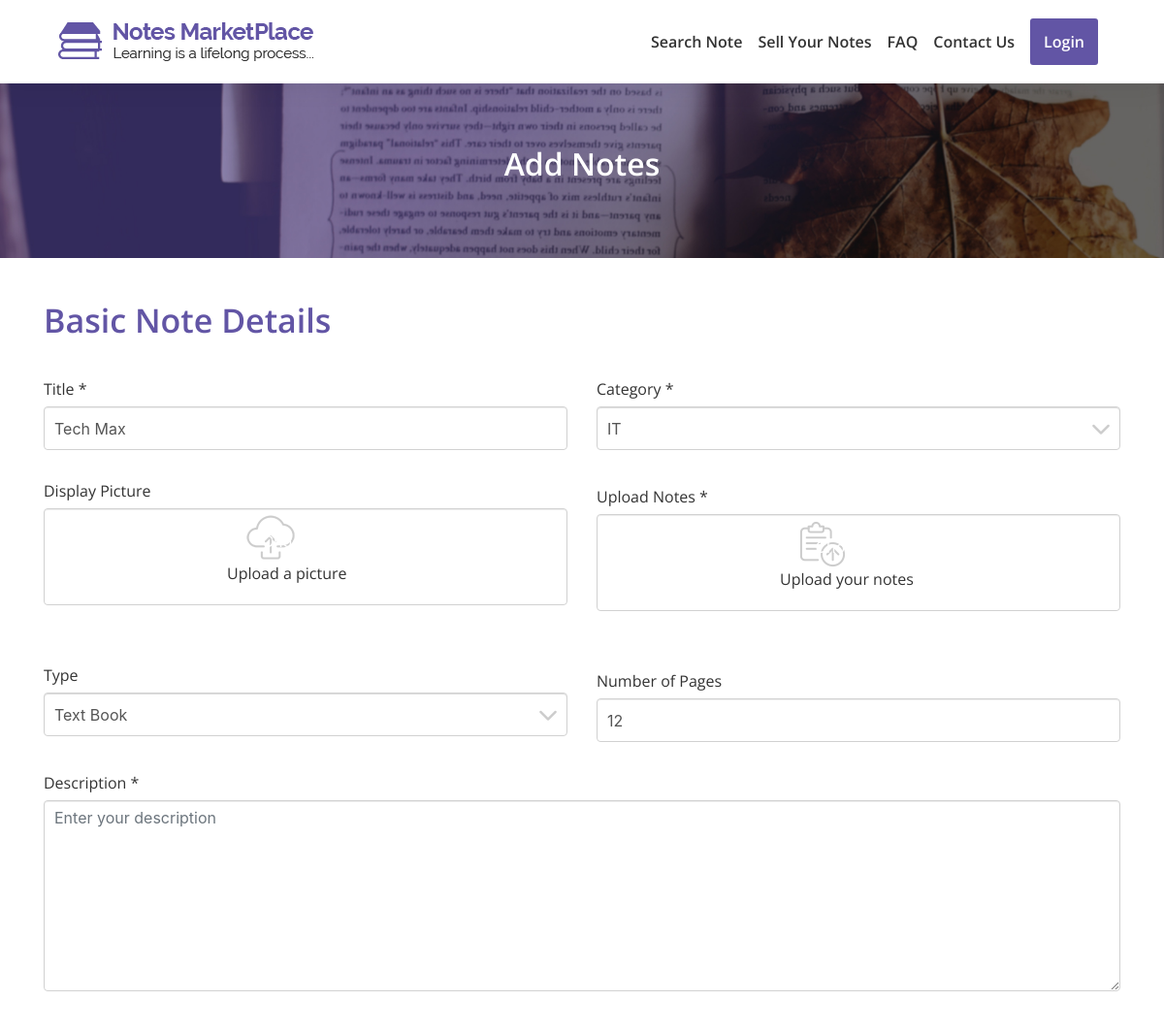
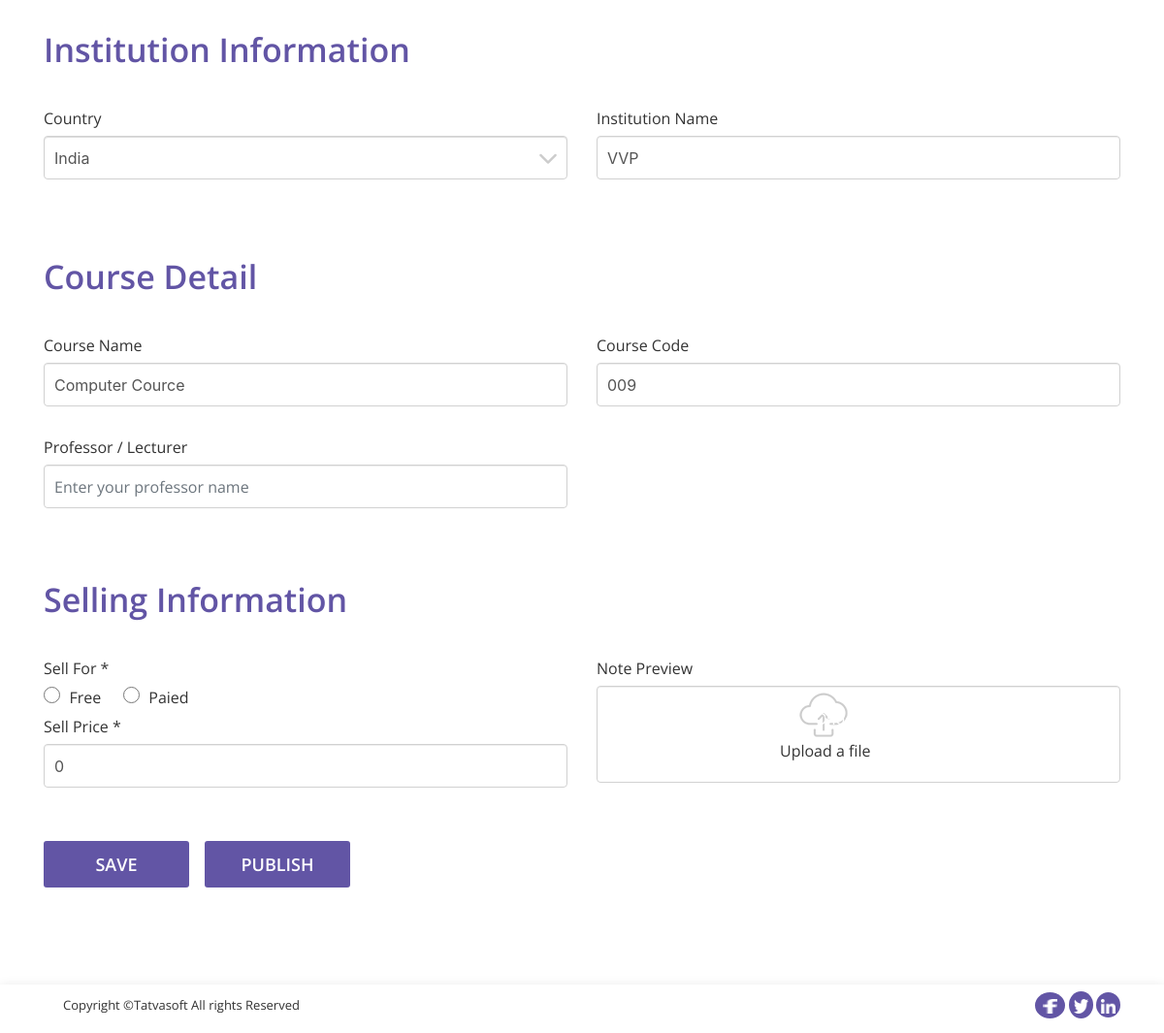
Page /users/add-notes.php?note_id=13 on the committed database (2 pictures, top to bottom).
### tables this page shows
CREATE TABLE `note` (
  `note_id` int(11) NOT NULL,
  `title` varchar(100) NOT NULL,
  `category_id` int(11) NOT NULL,
  `display_img` varchar(500) DEFAULT NULL,
  `note_type_id` int(11) DEFAULT NULL,
  `number_of_pages` int(11) DEFAULT NULL,
  `description` varchar(255) NOT NULL,
  `university` varchar(200) DEFAULT NULL,
  `country` varchar(100) DEFAULT NULL,
  `cource` varchar(100) DEFAULT NULL,
  `cource_code` varchar(100) DEFAULT NULL,
  `professor` varchar(100) DEFAULT NULL,
  `is_paid` bit(1) NOT NULL DEFAULT b'1',
  `price` decimal(10,0) DEFAULT NULL,
  `note_preview` varchar(255) DEFAULT NULL,
  `user_id` int(11) NOT NULL,
  `status_id` int(11) NOT NULL,
  `action_by` int(11) DEFAULT NULL,
  `admin_remark` varchar(255) DEFAULT NULL,
  `published_date` datetime DEFAULT NULL,
  `created_date` datetime DEFAULT NULL,
  `created_by` int(11) DEFAULT NULL,
  `updated_date` datetime DEFAULT NULL,
  `updated_by` int(11) DEFAULT NULL,
  `is_active` bit(2) NOT NULL DEFAULT b'1'
);

### users/add-notes.php (the view, shortened to what this page needs)
<!DOCTYPE html>
<html lang="en">
<?php
    include "process/connection.php";
	$c=0;
	if(!empty( $_REQUEST['note_id'] )){
		$note_id=$_GET['note_id'];
		$query="SELECT note_id, title, note.category_id,category.name, display_img, note_type_id,type.type, number_of_pages, note.description, university, country, cource, cource_code, professor, is_paid, price, note_preview FROM note JOIN category ON note.category_id=category.category_id JOIN type ON note.note_type_id=type.type_id WHERE note_id='$note_id'";
    	$result=mysqli_query($conn, $query);
		if($result && mysqli_num_rows($result)==1){
			$c=1;
			$r= mysqli_fetch_assoc($result);
		}
	}
?>
<head>
	<link rel="stylesheet" href="css/boostrap/bootstrap.min.css">
	<link rel="stylesheet" href="css/animate/animate.min.css">
	<link rel="stylesheet" href="css/style.css">
</head>
<body>
	<div class="we-wrapper">
		<?php include "includes/header.php"; ?>
		<?php
            include "process/connection.php";
        ?>
		<section id="top_banner">
			<div class="banner">
				<div class="inner text-center animated fadeInDown">
					<h2>Add Notes</h2>
				</div>
			</div>
		</section>
		<section id="add-notes-form">
			<form id="add-notes-form" class="contact-form" name="contact-form" method="post" action="process/addNotes.php" enctype="multipart/form-data">
				<div class="container">
					<div class="section-heading animated fadeInDown ">
						<h2>Basic Note Details </h2>
					</div>
					<div class="row contact-wrap">
						<div class="col-sm-12 col-md-6 col-xs-12 wow slideInLeft " data-wow-duration="1.2s">
							<div class="form-group">
								<label class="required">Title</label>
								<input type="text" name="note-title" <?php if($c==1){ ?> value="<?php echo $r['title']; ?>" <?php } ?> class="form-control" required="required " placeholder="Enter your notes title">
							</div>
							<div class="form-group">
								<label>Display Picture</label>
								<input type="file" name="display_pic" class="form-control input-img" accept="image/png, image/jpeg">
								<label class="file-label">Upload a picture</label>
							</div>
							<div class="form-group">
								<label>Type</label>
								<div class="styled-select form-control">
									<select name="note_type" id="note-type" class="form-control">
										<?php
                                            $query="SELECT * FROM type";
                                            $result=mysqli_query($conn, $query);
                                            while($row=mysqli_fetch_assoc($result)){?>
										<?php if($c==1){ ?>
										<option value="<?php echo $r['note_type_id'];?>" selected="selected"><?php echo $r['type']; ?>
										</option><?php }?>
										<option value="<?php echo $row['type_id'];?>"><?php echo $row['type'];?></option><?php
                                            }
                                        ?>
									</select>
								</div>
							</div>
						</div>
						<div class="col-sm-12 col-md-6 col-xs-12 wow slideInRight " data-wow-duration="1.2s">
							<div class="form-group">
								<label class="required">Category</label>
								<div class="styled-select form-control">
									<select name="note-category" id="select-note-type" class="form-control" required>
										<?php
                                            $query="SELECT * FROM category";
                                            $result=mysqli_query($conn, $query);
                                            while($row=mysqli_fetch_assoc($result)){?>
										<?php if($c==1){ ?>
										<option value="<?php echo $r['category_id'];?>" selected="selected"><?php echo $r['name']; ?>
										</option><?php }?>
										<option value="<?php echo $row['category_id'];?>"><?php echo $row['name'];?></option><?php
                                            }
                                        ?>
									</select>
								</div>
							</div>
							<div class="form-group">
								<label class="required">Upload Notes</label>
								<input type="file" name="upload_notes" class="form-control input-img1" accept=".pdf" title=" " required="required" style="height:100px;" />
								<label class="file-label">Upload your notes</label>
							</div>
							<div class="form-group">
								<label>Number of Pages</label>
								<input type="text" name="number_of_pages" <?php if($c==1){ ?> value="<?php echo $r['number_of_pages']; ?>" <?php } ?> class="form-control" placeholder="Enter number of note pages">
							</div>
						</div>
						<div class="col-md-12  wow slideInUp " data-wow-duration="1.2s">
							<div class="form-group">
								<label class="required">Description</label>
								<textarea name="comments" id="category-description" required="required" <?php if($c==1){ ?> defaultValue="<?php echo $r['description']; ?>" <?php } ?> class="form-control" rows="8" placeholder="Enter your description"></textarea>
							</div>
						</div>
					</div>
					<div class="section-heading wow fadeInDown">
						<h2>Institution Information</h2>
					</div>
					<div class="row contact-wrap">
						<div class="col-sm-12 col-md-6 col-xs-12  wow slideInLeft " data-wow-duration="1.2s">
							<div class="form-group">
								<label>Country</label>
								<div class="styled-select form-control">
									<select name="country" id="institution-country" class="form-control">
										<?php
                                            $query="SELECT * FROM country";
                                            $result=mysqli_query($conn, $query);
                                            while($row=mysqli_fetch_assoc($result)){?>
										<?php if($c==1){ ?>
										<option value="<?php echo $r['country'];?>" selected="selected"><?php echo $r['country']; ?>
										</option><?php }?>
										<option value="<?php echo $row['name'];?>"><?php echo $row['name'];?></option><?php
                                            }
                                        ?>
									</select>
								</div>
							</div>
						</div>
						<div class="col-sm-12 col-md-6 col-xs-12  wow slideInRight " data-wow-duration="1.2s">
							<div class="form-group">
								<label>Institution Name</label>
								<input type="text" name="institution" <?php if($c==1){ ?> value="<?php echo $r['university']; ?>" <?php } ?> class="form-control" placeholder="Enter your institution name">
							</div>
						</div>
					</div>
					<div class="section-heading wow fadeInDown">
						<h2>Course Detail</h2>
					</div>
					<div class="row contact-wrap">
						<div class="col-sm-12 col-md-6 col-xs-12  wow slideInLeft " data-wow-duration="1.2s">
							<div class="form-group">
								<label>Course Name</label>
								<input type="text" name="course_name" <?php if($c==1){ ?> value="<?php echo $r['cource']; ?>" <?php } ?> class="form-control" placeholder="Enter your course name">
							</div>
							<div class="form-group">
								<label>Professor / Lecturer</label>
								<input type="text" name="professor_name" <?php if($c==1){ ?> value="<?php echo $r['professor']; ?>" <?php } ?> class="form-control" placeholder="Enter your professor name">
							</div>
						</div>
						<div class="col-sm-12 col-md-6 col-xs-12  wow slideInRight " data-wow-duration="1.2s">
							<div class="form-group">
								<label>Course Code</label>
								<input type="text" name="course_code" <?php if($c==1){ ?> value="<?php echo $r['cource_code']; ?>" <?php } ?> class="form-control" placeholder="Enter your course code">
							</div>
						</div>
					</div>
					<div class="section-heading wow fadeInDown">
						<h2>Selling Information</h2>
					</div>
					<div class="row contact-wrap">
						<div class="col-sm-12 col-md-6 col-xs-12  wow slideInLeft " data-wow-duration="1.2s">
							<div class="form-group radio-btn">
								<label class="required">Sell For</label><br>
								<input type="radio" id="sell-free" class="radio" name="sell_type" value="0">
								<label for="free">Free</label>
								<input type="radio" id="paied" class="radio" name="sell_type" value="1">
								<label for="sell-paied">Paied</label>
							</div>
							<div class="form-group">
								<label class="required">Sell Price</label>
								<input type="text" name="price" <?php if($c==1){ ?> value="<?php echo $r['price']; ?>" <?php } ?> class="form-control" required="required " placeholder="Enter your price">
							</div>
						</div>
						<div class="col-sm-12 col-md-6 col-xs-12  wow slideInRight " data-wow-duration="1.2s">
							<div class="form-group">
								<label>Note Preview</label>
								<input type="file" class="form-control input-img" name="note_preview" accept=".pdf">
								<label class="file-label">Upload a file</label>
							</div>
						</div>
						<div class="col-md-12  wow slideInUp " data-wow-duration="1.2s">
							<button class="small-btn" <?php if($c==1){ ?>value="<?php echo $note_id;  ?>" <?php } ?> name="save_note">Save</button><button name="publish_note" class="small-btn ml-3">Publish</button>
						</div>
					</div>
				</div>
			</form>
		</section>
	</div>
	<?php include "includes/footer.php"; ?>
</body>
</html>

### users/css/style.css (style rules this page uses)
html, body { height: 100%; }
.we-wrapper { padding-top: 80px; }
section { background: #fff; overflow: hidden; width: 100%; }
input[type="radio"] { height: 17px; width: 17px; margin-right: 5px; }
input[type="file"] { color: transparent; }
.radio-btn label { font-family: "Open Sans", sans-serif; font-size: 16px; font-weight: 400; line-height: 20px; color: #333333; margin-right: 18px; }
.form-group { margin-bottom: 0; }
.form-control { width: 100%; height: 45px; padding: 6px 10px; font-size: 16px; line-height: 1.428571429; color: #555555; background-color: #fff; background-image: none; border: 1px solid #d1d1d1; border-radius: 4px; margin-bottom: 30px; -webkit-box-shadow: inset 0 1px 1px rgba(0, 0, 0, 0.075); box-shadow: inset 0 1px 1px rgba(0, 0, 0, 0.075); -webkit-transition: border-color ease-in-out 0.15s, box-shadow ease-in-out 0.15s; -o-transition: border-color ease-in-out 0.15s, box-shadow ease-in-out 0.15s; transition: border-color ease-in-out 0.15s, box-shadow ease-in-out 0.15s; }
input::placeholder { color: #8a8a8a; font-size: 16px; font-weight: 400px; font-family: "Open Sans", sans-serif; }
label { font-family: "Open Sans", sans-serif; font-size: 16px; font-weight: 400; line-height: 20px; color: #333333; margin: 0; padding: 0; margin-bottom: 8px; }
.form-control.input-img, .form-control.input-img1 { height: 100px; }
.file-label { position: relative; top: -75px; left: 35%; z-index: 2; color: #333333 !important; }
button { font-family: "Open Sans", sans-serif; text-transform: uppercase; outline: 0; background-color: #6255a5; width: 100%; border: 0; padding: 10px; color: #FFFFFF; font-size: 18px; -webkit-transition: all 0.3 ease; transition: all 0.3 ease; cursor: pointer; font-weight: 600; border-radius: 3px; }
.small-btn { font-family: "Open Sans", sans-serif; text-transform: uppercase; outline: 0; font-weight: 600; background-color: #6255a5; width: 150px; border-radius: 3px; border: 0; padding: 10px; color: #FFFFFF; font-size: 18px; -webkit-transition: all 0.3 ease; transition: all 0.3 ease; cursor: pointer; margin-bottom: 60px; }
.required:after { content: " *"; }
body #top_banner .banner { background-image: url("../img/User-Profile/banner-with-overlay.jpg"); background-repeat: no-repeat; background-size: cover; padding: 70px 0px; margin: auto; width: 100%; }
.section-heading h2 { color: #6255a5; margin: 45px 0 20px 0; padding-bottom: 20px; font-family: "Open Sans", sans-serif; font-weight: 600; font-size: 34px; line-height: 38px; }
.styled-select { overflow: hidden; overflow: -moz-hidden-unscrollable; background: url(../img/User-Profile/arrow-down.png) no-repeat right white; display: inline-block; position: relative; }
.styled-select select { background: transparent; -webkit-appearance: none; width: 100%; font-size: 16px; border: 0; position: absolute; left: 0; top: 0; white-space: nowrap; overflow: hidden; text-overflow: ellipsis; }
body #top_banner .banner div h2 { color: #fff; font-weight: 600; font-family: "Open Sans", sans-serif; }
#dashboard .data-range .card1, { margin-bottom: 5px; }
input, .rate, button { font-size: 16px; padding: 8px; }
select, textarea { border-radius: 8px; box-shadow: inset 0 1px 1px #e1e1e1; font-size: 16px; padding: 8px; width: inherit; }
button { min-width: 48px; min-height: 48px; }

### rows in the picture
note: note-title "Tech Max", number_of_pages "12", comments "Enter your description", institution "VVP", course_name "Computer Cource", course_code "009", price "0"

### other values in the picture
form field note_type "Text Book"
form field note-category "IT"
form field country "India"
